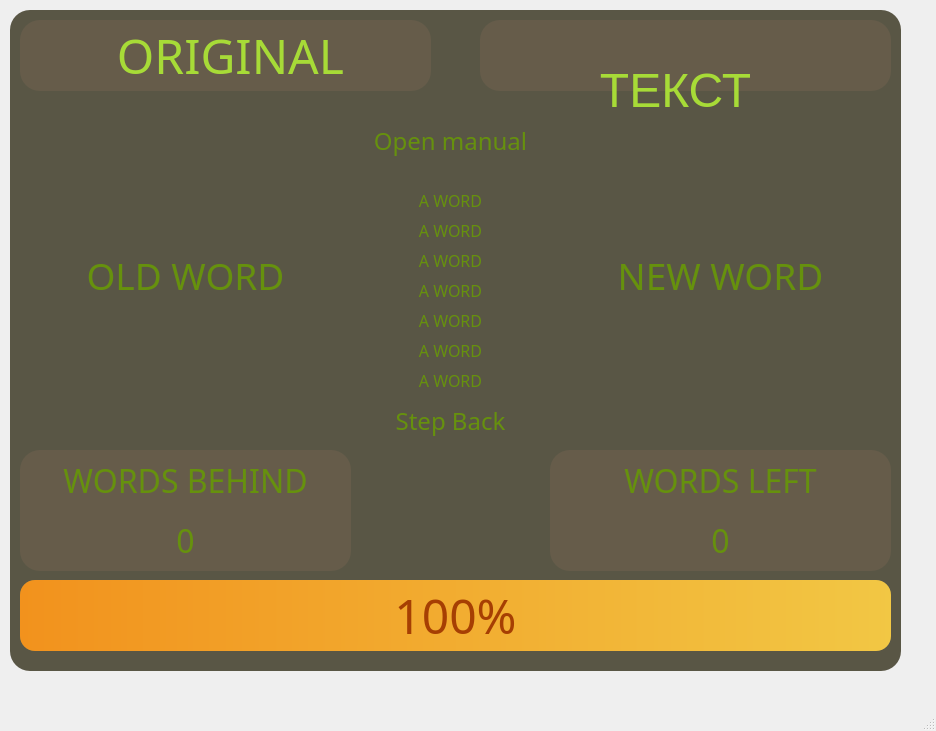
<?xml version="1.0" encoding="UTF-8"?>
<ui version="4.0">
 <class>MainWindow</class>
 <widget class="QMainWindow" name="MainWindow">
  <property name="geometry">
   <rect>
    <x>0</x>
    <y>0</y>
    <width>936</width>
    <height>731</height>
   </rect>
  </property>
  <property name="cursor">
   <cursorShape>ArrowCursor</cursorShape>
  </property>
  <property name="windowTitle">
   <string>MainWindow</string>
  </property>
  <property name="autoFillBackground">
   <bool>false</bool>
  </property>
  <property name="documentMode">
   <bool>false</bool>
  </property>
  <property name="tabShape">
   <enum>QTabWidget::Rounded</enum>
  </property>
  <widget class="QWidget" name="centralwidget">
   <widget class="QPushButton" name="oldBtn">
    <property name="geometry">
     <rect>
      <x>20</x>
      <y>100</y>
      <width>331</width>
      <height>351</height>
     </rect>
    </property>
    <property name="font">
     <font>
      <family>Jokerman</family>
      <pointsize>28</pointsize>
     </font>
    </property>
    <property name="cursor">
     <cursorShape>PointingHandCursor</cursorShape>
    </property>
    <property name="styleSheet">
     <string notr="true">QPushButton{
	color: #66910D;
}</string>
    </property>
    <property name="text">
     <string>OLD WORD</string>
    </property>
    <property name="flat">
     <bool>true</bool>
    </property>
   </widget>
   <widget class="QPushButton" name="newBtn">
    <property name="geometry">
     <rect>
      <x>550</x>
      <y>100</y>
      <width>341</width>
      <height>351</height>
     </rect>
    </property>
    <property name="font">
     <font>
      <family>Jokerman</family>
      <pointsize>28</pointsize>
     </font>
    </property>
    <property name="cursor">
     <cursorShape>PointingHandCursor</cursorShape>
    </property>
    <property name="styleSheet">
     <string notr="true">QPushButton{
	color: #66910D;
}</string>
    </property>
    <property name="text">
     <string>NEW WORD</string>
    </property>
    <property name="flat">
     <bool>true</bool>
    </property>
   </widget>
   <widget class="QLabel" name="originalLabel">
    <property name="geometry">
     <rect>
      <x>10</x>
      <y>20</y>
      <width>441</width>
      <height>71</height>
     </rect>
    </property>
    <property name="font">
     <font>
      <family>Tempus Sans ITC</family>
      <pointsize>36</pointsize>
     </font>
    </property>
    <property name="layoutDirection">
     <enum>Qt::LeftToRight</enum>
    </property>
    <property name="styleSheet">
     <string notr="true">QLabel{
	color: #A7DB37; 
}</string>
    </property>
    <property name="frameShape">
     <enum>QFrame::NoFrame</enum>
    </property>
    <property name="text">
     <string>ORIGINAL</string>
    </property>
    <property name="textFormat">
     <enum>Qt::AutoText</enum>
    </property>
    <property name="scaledContents">
     <bool>false</bool>
    </property>
    <property name="alignment">
     <set>Qt::AlignCenter</set>
    </property>
    <property name="wordWrap">
     <bool>true</bool>
    </property>
   </widget>
   <widget class="QProgressBar" name="progressBar">
    <property name="geometry">
     <rect>
      <x>20</x>
      <y>580</y>
      <width>871</width>
      <height>71</height>
     </rect>
    </property>
    <property name="font">
     <font>
      <family>Jokerman</family>
      <pointsize>36</pointsize>
     </font>
    </property>
    <property name="styleSheet">
     <string notr="true">QProgressBar{
	background-color: rgb(124, 113, 70);
	border-radius: 15px;
	color: #A63F03;
}

QProgressBar::chunk{
	border-radius: 15px;
	background-color: qlineargradient(spread:pad, x1:0, y1:0, x2:1, y2:0, stop:1 #F2C744, stop:0 #F2921D);
}</string>
    </property>
    <property name="maximum">
     <number>100</number>
    </property>
    <property name="value">
     <number>100</number>
    </property>
    <property name="alignment">
     <set>Qt::AlignCenter</set>
    </property>
   </widget>
   <widget class="QLabel" name="leftLbl">
    <property name="geometry">
     <rect>
      <x>550</x>
      <y>450</y>
      <width>341</width>
      <height>61</height>
     </rect>
    </property>
    <property name="font">
     <font>
      <family>Jokerman</family>
      <pointsize>24</pointsize>
     </font>
    </property>
    <property name="styleSheet">
     <string notr="true">QLabel{
	color: #66910D; 
}</string>
    </property>
    <property name="text">
     <string>WORDS LEFT</string>
    </property>
    <property name="alignment">
     <set>Qt::AlignCenter</set>
    </property>
   </widget>
   <widget class="QLabel" name="left_numLbl">
    <property name="geometry">
     <rect>
      <x>550</x>
      <y>510</y>
      <width>341</width>
      <height>61</height>
     </rect>
    </property>
    <property name="font">
     <font>
      <family>Jokerman</family>
      <pointsize>24</pointsize>
     </font>
    </property>
    <property name="styleSheet">
     <string notr="true">QLabel{
	color: #66910D; 
}</string>
    </property>
    <property name="text">
     <string>0</string>
    </property>
    <property name="alignment">
     <set>Qt::AlignCenter</set>
    </property>
   </widget>
   <widget class="QLabel" name="behindLbl">
    <property name="geometry">
     <rect>
      <x>20</x>
      <y>450</y>
      <width>331</width>
      <height>61</height>
     </rect>
    </property>
    <property name="font">
     <font>
      <family>Jokerman</family>
      <pointsize>24</pointsize>
     </font>
    </property>
    <property name="styleSheet">
     <string notr="true">QLabel{
	color: #66910D; 
}</string>
    </property>
    <property name="text">
     <string>WORDS BEHIND</string>
    </property>
    <property name="alignment">
     <set>Qt::AlignCenter</set>
    </property>
   </widget>
   <widget class="QLabel" name="behind_numLbl">
    <property name="geometry">
     <rect>
      <x>20</x>
      <y>510</y>
      <width>331</width>
      <height>61</height>
     </rect>
    </property>
    <property name="font">
     <font>
      <family>Jokerman</family>
      <pointsize>24</pointsize>
     </font>
    </property>
    <property name="styleSheet">
     <string notr="true">QLabel{
	color: #66910D; 
}</string>
    </property>
    <property name="text">
     <string>0</string>
    </property>
    <property name="alignment">
     <set>Qt::AlignCenter</set>
    </property>
   </widget>
   <widget class="QLabel" name="translatedLabel">
    <property name="geometry">
     <rect>
      <x>450</x>
      <y>10</y>
      <width>451</width>
      <height>161</height>
     </rect>
    </property>
    <property name="font">
     <font>
      <family>Arial</family>
      <pointsize>36</pointsize>
     </font>
    </property>
    <property name="layoutDirection">
     <enum>Qt::RightToLeft</enum>
    </property>
    <property name="styleSheet">
     <string notr="true">QLabel{
	color: #A7DB37; 
}</string>
    </property>
    <property name="frameShape">
     <enum>QFrame::NoFrame</enum>
    </property>
    <property name="frameShadow">
     <enum>QFrame::Plain</enum>
    </property>
    <property name="text">
     <string>ТЕКСТ</string>
    </property>
    <property name="textFormat">
     <enum>Qt::AutoText</enum>
    </property>
    <property name="scaledContents">
     <bool>false</bool>
    </property>
    <property name="alignment">
     <set>Qt::AlignCenter</set>
    </property>
    <property name="wordWrap">
     <bool>true</bool>
    </property>
   </widget>
   <widget class="QLabel" name="word0">
    <property name="geometry">
     <rect>
      <x>350</x>
      <y>280</y>
      <width>201</width>
      <height>21</height>
     </rect>
    </property>
    <property name="font">
     <font>
      <family>Jokerman</family>
      <pointsize>12</pointsize>
     </font>
    </property>
    <property name="styleSheet">
     <string notr="true">QLabel{
	color: #66910D; 
}</string>
    </property>
    <property name="text">
     <string>A WORD</string>
    </property>
    <property name="alignment">
     <set>Qt::AlignCenter</set>
    </property>
   </widget>
   <widget class="QLabel" name="word_2">
    <property name="geometry">
     <rect>
      <x>350</x>
      <y>220</y>
      <width>201</width>
      <height>21</height>
     </rect>
    </property>
    <property name="font">
     <font>
      <family>Jokerman</family>
      <pointsize>12</pointsize>
     </font>
    </property>
    <property name="styleSheet">
     <string notr="true">QLabel{
	color: #66910D; 
}</string>
    </property>
    <property name="text">
     <string>A WORD</string>
    </property>
    <property name="alignment">
     <set>Qt::AlignCenter</set>
    </property>
   </widget>
   <widget class="QLabel" name="word_1">
    <property name="geometry">
     <rect>
      <x>350</x>
      <y>250</y>
      <width>201</width>
      <height>21</height>
     </rect>
    </property>
    <property name="font">
     <font>
      <family>Jokerman</family>
      <pointsize>12</pointsize>
     </font>
    </property>
    <property name="styleSheet">
     <string notr="true">QLabel{
	color: #66910D; 
}</string>
    </property>
    <property name="text">
     <string>A WORD</string>
    </property>
    <property name="alignment">
     <set>Qt::AlignCenter</set>
    </property>
   </widget>
   <widget class="QLabel" name="word2">
    <property name="geometry">
     <rect>
      <x>350</x>
      <y>340</y>
      <width>201</width>
      <height>21</height>
     </rect>
    </property>
    <property name="font">
     <font>
      <family>Jokerman</family>
      <pointsize>12</pointsize>
     </font>
    </property>
    <property name="styleSheet">
     <string notr="true">QLabel{
	color: #66910D; 
}</string>
    </property>
    <property name="text">
     <string>A WORD</string>
    </property>
    <property name="alignment">
     <set>Qt::AlignCenter</set>
    </property>
   </widget>
   <widget class="QLabel" name="word1">
    <property name="geometry">
     <rect>
      <x>350</x>
      <y>310</y>
      <width>201</width>
      <height>21</height>
     </rect>
    </property>
    <property name="font">
     <font>
      <family>Jokerman</family>
      <pointsize>12</pointsize>
     </font>
    </property>
    <property name="styleSheet">
     <string notr="true">QLabel{
	color: #66910D; 
}</string>
    </property>
    <property name="text">
     <string>A WORD</string>
    </property>
    <property name="alignment">
     <set>Qt::AlignCenter</set>
    </property>
   </widget>
   <widget class="QLabel" name="word3">
    <property name="geometry">
     <rect>
      <x>350</x>
      <y>370</y>
      <width>201</width>
      <height>21</height>
     </rect>
    </property>
    <property name="font">
     <font>
      <family>Jokerman</family>
      <pointsize>12</pointsize>
     </font>
    </property>
    <property name="styleSheet">
     <string notr="true">QLabel{
	color: #66910D; 
}</string>
    </property>
    <property name="text">
     <string>A WORD</string>
    </property>
    <property name="alignment">
     <set>Qt::AlignCenter</set>
    </property>
   </widget>
   <widget class="QLabel" name="word_3">
    <property name="geometry">
     <rect>
      <x>350</x>
      <y>190</y>
      <width>201</width>
      <height>21</height>
     </rect>
    </property>
    <property name="font">
     <font>
      <family>Jokerman</family>
      <pointsize>12</pointsize>
     </font>
    </property>
    <property name="styleSheet">
     <string notr="true">QLabel{
	color: #66910D; 
}</string>
    </property>
    <property name="text">
     <string>A WORD</string>
    </property>
    <property name="alignment">
     <set>Qt::AlignCenter</set>
    </property>
   </widget>
   <widget class="QPushButton" name="manualBtn">
    <property name="geometry">
     <rect>
      <x>350</x>
      <y>100</y>
      <width>201</width>
      <height>81</height>
     </rect>
    </property>
    <property name="font">
     <font>
      <family>Jokerman</family>
      <pointsize>18</pointsize>
     </font>
    </property>
    <property name="cursor">
     <cursorShape>PointingHandCursor</cursorShape>
    </property>
    <property name="styleSheet">
     <string notr="true">QPushButton{
	color: #66910D;
}</string>
    </property>
    <property name="text">
     <string>Open manual</string>
    </property>
    <property name="flat">
     <bool>true</bool>
    </property>
   </widget>
   <widget class="QPushButton" name="stepBtn">
    <property name="geometry">
     <rect>
      <x>350</x>
      <y>390</y>
      <width>201</width>
      <height>61</height>
     </rect>
    </property>
    <property name="font">
     <font>
      <family>Jokerman</family>
      <pointsize>18</pointsize>
     </font>
    </property>
    <property name="cursor">
     <cursorShape>PointingHandCursor</cursorShape>
    </property>
    <property name="styleSheet">
     <string notr="true">QPushButton{
	color: #66910D;
}</string>
    </property>
    <property name="text">
     <string>Step Back</string>
    </property>
    <property name="flat">
     <bool>true</bool>
    </property>
   </widget>
   <widget class="QFrame" name="frame">
    <property name="geometry">
     <rect>
      <x>10</x>
      <y>10</y>
      <width>891</width>
      <height>661</height>
     </rect>
    </property>
    <property name="styleSheet">
     <string notr="true">QFrame {
	border-radius: 20px;
	background-color: #595645;
}</string>
    </property>
    <property name="frameShape">
     <enum>QFrame::StyledPanel</enum>
    </property>
    <property name="frameShadow">
     <enum>QFrame::Raised</enum>
    </property>
   </widget>
   <widget class="QFrame" name="frame_2">
    <property name="geometry">
     <rect>
      <x>20</x>
      <y>20</y>
      <width>411</width>
      <height>71</height>
     </rect>
    </property>
    <property name="styleSheet">
     <string notr="true">QFrame{
	background-color: #665C4A;
	border-radius: 20px;
}</string>
    </property>
    <property name="frameShape">
     <enum>QFrame::StyledPanel</enum>
    </property>
    <property name="frameShadow">
     <enum>QFrame::Raised</enum>
    </property>
   </widget>
   <widget class="QFrame" name="frame_3">
    <property name="geometry">
     <rect>
      <x>480</x>
      <y>20</y>
      <width>411</width>
      <height>71</height>
     </rect>
    </property>
    <property name="styleSheet">
     <string notr="true">QFrame{
	background-color: #665C4A;
	border-radius: 20px;
}</string>
    </property>
    <property name="frameShape">
     <enum>QFrame::StyledPanel</enum>
    </property>
    <property name="frameShadow">
     <enum>QFrame::Raised</enum>
    </property>
   </widget>
   <widget class="QFrame" name="frame_4">
    <property name="geometry">
     <rect>
      <x>20</x>
      <y>450</y>
      <width>331</width>
      <height>121</height>
     </rect>
    </property>
    <property name="styleSheet">
     <string notr="true">QFrame{
	background-color: #665C4A;
	border-radius: 20px;
}</string>
    </property>
    <property name="frameShape">
     <enum>QFrame::StyledPanel</enum>
    </property>
    <property name="frameShadow">
     <enum>QFrame::Raised</enum>
    </property>
   </widget>
   <widget class="QFrame" name="frame_5">
    <property name="geometry">
     <rect>
      <x>550</x>
      <y>450</y>
      <width>341</width>
      <height>121</height>
     </rect>
    </property>
    <property name="styleSheet">
     <string notr="true">QFrame{
	background-color: #665C4A;
	border-radius: 20px;
}</string>
    </property>
    <property name="frameShape">
     <enum>QFrame::StyledPanel</enum>
    </property>
    <property name="frameShadow">
     <enum>QFrame::Raised</enum>
    </property>
   </widget>
   <zorder>frame</zorder>
   <zorder>frame_2</zorder>
   <zorder>oldBtn</zorder>
   <zorder>newBtn</zorder>
   <zorder>originalLabel</zorder>
   <zorder>progressBar</zorder>
   <zorder>word0</zorder>
   <zorder>word_2</zorder>
   <zorder>word_1</zorder>
   <zorder>word2</zorder>
   <zorder>word1</zorder>
   <zorder>word3</zorder>
   <zorder>word_3</zorder>
   <zorder>manualBtn</zorder>
   <zorder>stepBtn</zorder>
   <zorder>frame_3</zorder>
   <zorder>translatedLabel</zorder>
   <zorder>frame_4</zorder>
   <zorder>behind_numLbl</zorder>
   <zorder>behindLbl</zorder>
   <zorder>frame_5</zorder>
   <zorder>left_numLbl</zorder>
   <zorder>leftLbl</zorder>
  </widget>
  <widget class="QMenuBar" name="menubar">
   <property name="geometry">
    <rect>
     <x>0</x>
     <y>0</y>
     <width>936</width>
     <height>26</height>
    </rect>
   </property>
  </widget>
  <widget class="QStatusBar" name="statusbar"/>
 </widget>
 <resources/>
 <connections/>
</ui>
